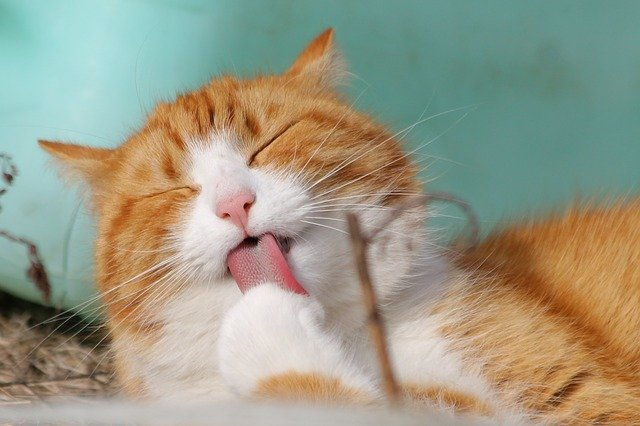
#> input picture Python/OpenCV/cat.jpg, 640 x 426 px
$ python '6-1. image_resize.py'
#> lines starting #> are read from the running program, lines starting #| are printed output that depends on the picture
# 크기 조정 : 이미지
# 1. 고정크기
# 2. 비율설정

import cv2

# 이미지 : 고정크기
img = cv2.imread('cat.jpg')
#> img is the input picture: shape (426, 640, 3); mean B, G, R 134.1, 154.2, 155.2
img_fixed = cv2.resize(img, (400,500)) # width, height 고정크기
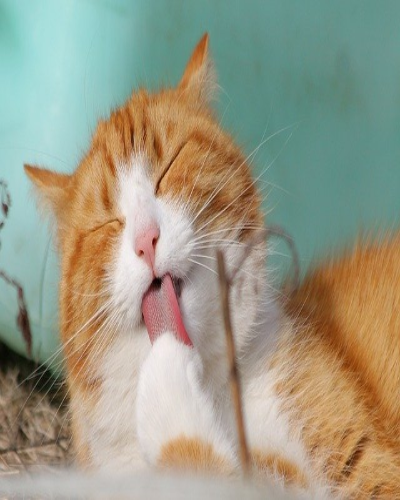
#> img_fixed: shape (500, 400, 3); mean B, G, R 134, 154.1, 155.1

# 이미지 : 비율설정
img_scale = cv2.resize(img, None, fx=0.5, fy=0.5) # x, y 비율 정의 (0.5배)

## 보간법(interpolation)
# cv2.INTER_AREA : 크기를 줄일 때 사용
# cv2.INTER_CUBIC : 크기를 늘릴 때 사용 (속도 느림, 퀄리티 좋음)
# cv2.INTER_LINEAR : 크기를 늘릴 때 사용 (기본값)

img_inter = cv2.resize(img, None, fx=0.5, fy=0.5, interpolation=cv2.INTER_AREA) # x, y 비율 정의 (0.5배)
img_inter2 = cv2.resize(img, None, fx=1.5, fy=1.5, interpolation=cv2.INTER_CUBIC) # x, y 비율 정의 (1.5배)


cv2.imshow('img', img)
cv2.imshow('resize fixed', img_fixed)
cv2.imshow('resize scale', img_scale)
cv2.imshow('resize inter', img_inter)
cv2.imshow('resize inter2', img_inter2)
cv2.waitKey(0)
cv2.destroyAllWindows()

$ run again, with Python/OpenCV/newspaper.jpg copied over Python/OpenCV/cat.jpg
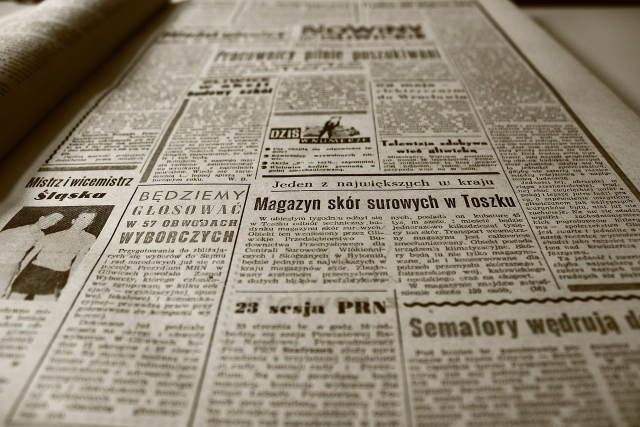
#> input picture Python/OpenCV/newspaper.jpg, 1280 x 853 px (shown at 1/2 size)
#> img is the input picture: shape (853, 1280, 3); mean B, G, R 118.1, 135.8, 145.1
#> `img_fixed = cv2.resize(img, (400,500))`:
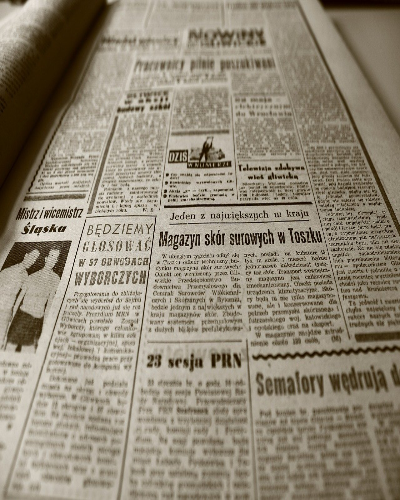
#> img_fixed: shape (500, 400, 3); mean B, G, R 118, 135.7, 145
#> `img_scale = cv2.resize(img, None, fx=0.5, fy=0.5)`:
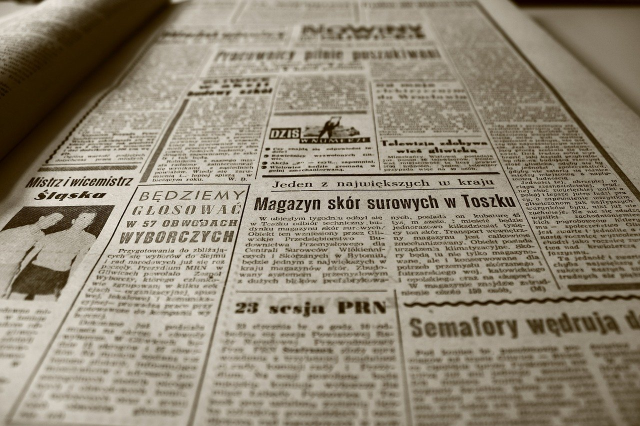
#> img_scale: shape (426, 640, 3); mean B, G, R 118.2, 136, 145.2
